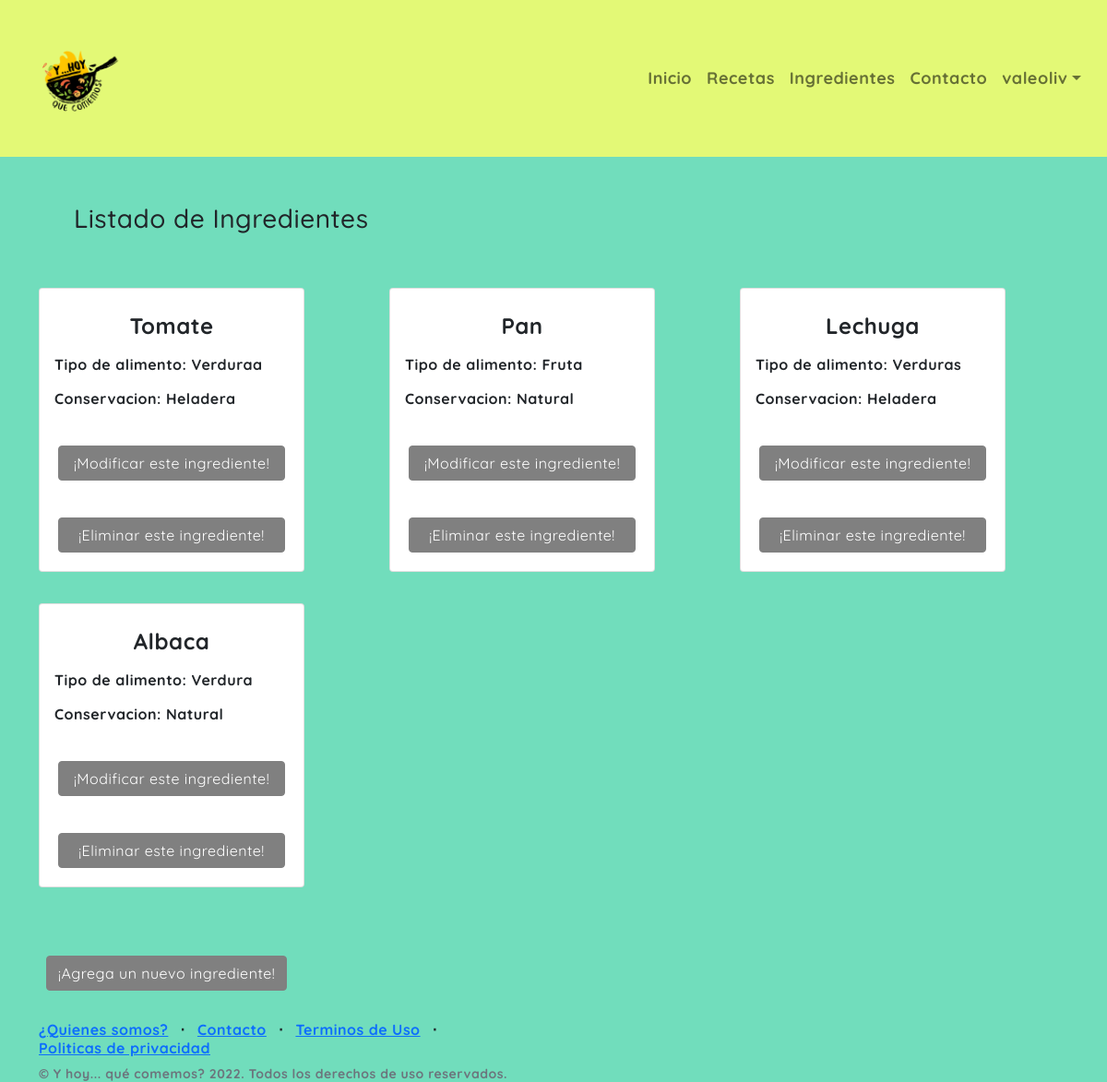
The app's page /app_recetas/ingredientes/ (signed in) with its own data.
### app_recetas/models.py (models this page shows, shortened)
class Ingrediente(models.Model):
    nombre = models.CharField(max_length=40)
    tipo = models.CharField(max_length=40)
    conservacion = models.CharField(max_length=250)

### app_recetas/views.py (the view)
# urls.py: path('ingredientes/', views.ingredientes , name= 'ingredientes'),
def ingredientes (request):
    ingredientes = Ingrediente.objects.all()
    datos = { "datos" : ingredientes}
    return render(request, "app_recetas/ingredientes.html" , datos)

### app_recetas/templates/app_recetas/ingredientes.html (shortened to what this page needs)
{% extends "app_recetas/padre.html" %}
{% load static %}
{% block contenido %}
<h3> Listado de Ingredientes </h3>
<div class="container" id="recetasCards">
    <div class="row">
      {% for n in datos %}
      <div class="col-sm-4 mb-4">
        <div class="card" style="width: 18rem;">
        <div class="card-body" style="height: 150px;">
          <h4 class="card-title">{{n.nombre}}</h4>
          <p>Tipo de alimento: {{n.tipo}}</p>
          <p>Conservacion: {{n.conservacion}}</p>
        </div>
        <a href="{% url 'modificar_ingrediente' n.nombre %}" class="btn btn-primary" id="recetasBtn">¡Modificar este ingrediente!</a>
        <a href="{% url 'borrar_ingrediente' n.id %}" class="btn btn-primary" id="recetasBtn">¡Eliminar este ingrediente!</a>
      </div>
    </div>
    {% endfor %}
    </div>
</div>
<div style="height: 60px;" class="indexDisplayBtn"><a href="{% url 'nuevo_ingrediente' %}" class="btn btn-primary" class="aBtn">¡Agrega un nuevo ingrediente!</a></div></div>
{% endblock %}

### app_recetas/templates/app_recetas/padre.html (shortened to what this page needs)
<!DOCTYPE html>
<html lang="en">
<head>
    {% load static %}
    <link href="https://cdn.jsdelivr.net/npm/bootstrap@5.1.0/dist/css/bootstrap.min.css" rel="stylesheet">
    <link href="{% static '/app_recetas/css/style.css' %}" rel="stylesheet" />
</head>
<body>
    <header>
  <nav class="navbar fixed-top navbar-expand-md navbar-light bg-light">
    <div class="container-fluid">
      <a class="navbar-brand" href="{% url 'inicio'%}">
        <img src="{% static '/app_recetas/img/logo_queco.png' %}" alt="" width="120" height="120" class="d-inline-block align-text-top"></a>
        <ul class="navbar-nav collapse navbar-collapse" id="navbarNav">
          <li class="nav-item">
            <a class="nav-link" aria-current="page" href="{% url 'inicio'%}">Inicio</a>
          </li>
          <li class="nav-item">
            <a class="nav-link" href="{% url 'recetas'%}">Recetas</a>
          </li>
          <li class="nav-item">
            <a class="nav-link" href="{% url 'ingredientes'%}">Ingredientes</a>
          </li>
          <li class="nav-item">
            <a class="nav-link" href="{% url 'contacto'%}">Contacto</a>
          </li>
          <li class="nav-item dropdown">
            {% if request.user.is_authenticated %}
            <a class="nav-link dropdown-toggle" href="#" id="navbarDropdownMenuLink" role="button" data-bs-toggle="dropdown" aria-expanded="false">{{user.username}}</a>
              {% endif %}
          </li>
        </ul>
      </div>
    </nav>
</header>
<main>
    {% block contenido %}
    {% endblock %}
</main>
<footer>
    <div class="container">
        <div class="row">
            <div class="col-lg-6 h-100 text-center text-lg-start my-auto">
                <ul class="list-inline mb-2">
                    <li class="list-inline-item"><a href="{% url 'about'%}">¿Quienes somos?</a></li>
                    <li class="list-inline-item">⋅</li>
                    <li class="list-inline-item"><a href="#!">Contacto</a></li>
                    <li class="list-inline-item">⋅</li>
                    <li class="list-inline-item"><a href="#!">Terminos de Uso</a></li>
                    <li class="list-inline-item">⋅</li>
                    <li class="list-inline-item"><a href="#!">Politicas de privacidad</a></li>
                </ul>
                <p class="text-muted small mb-4 mb-lg-0">&copy; Y hoy... qué comemos? 2022. Todos los derechos de uso reservados.</p>
            </div>
        </div>
    </div>
  </footer>
  </body>
  </html>

### app_recetas/static/app_recetas/css/style.css (style rules this page uses)
.navbar-nav { align-items: center; justify-content: flex-end; }
.navbar { padding: 0px; margin: 0px; }
.container-fluid { background-color:#E3F976; padding: 20px; margin: 0; justify-content: flex-end; }
.navbar-brand { font-size: xx-large; font-weight: bold; }
.nav-item { font-size: large; }
body { padding-top: 0px; padding-bottom: 0px; margin: 0px; margin-top: 150px; font-family: 'Quicksand', sans-serif; font-weight: bold; text-align: justify; line-height: 1.3; text-decoration-line: none; letter-spacing: 0.5px; background-color: #71DDBC; }
.btn-primary { background-color: grey; border-color: grey; margin: 20px; }
footer { margin-top: 200 px; margin-bottom: 150 px; }
main { margin: 10px; padding: 20px; }
.card-title { text-align: center; font-weight: bold; padding: 10px; }
h3 { padding: 50px; }
#recetasCards { margin-top: 20 px; margin-bottom: 20px; padding-top: 20 px; padding-bottom: 20 px; }
.card { margin-bottom: 10px; }

### records on screen
Ingrediente: nombre "Tomate", tipo "Verduraa", conservacion "Heladera"
Ingrediente: nombre "Pan", tipo "Fruta", conservacion "Natural"
Ingrediente: nombre "Lechuga", tipo "Verduras", conservacion "Heladera"
Ingrediente: nombre "Albaca", tipo "Verdura", conservacion "Natural"

### other values on screen
{{ user.username }} "valeoliv"
